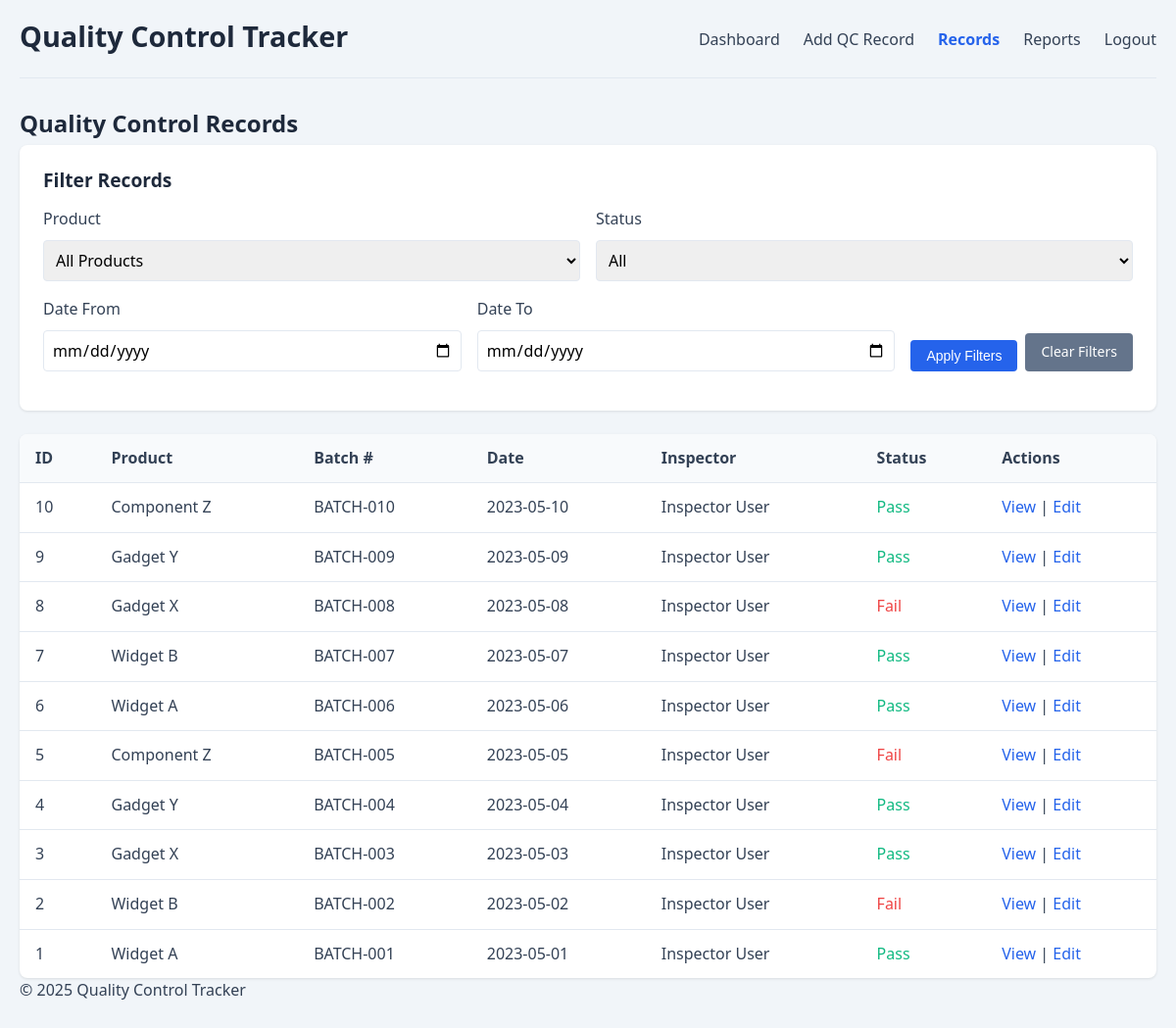
Screenshot of /records.php (signed in) with the database file from the repository.
### tables this page shows
CREATE TABLE IF NOT EXISTS qc_records (
    id INT AUTO_INCREMENT PRIMARY KEY,
    product_id INT NOT NULL,
    batch_number VARCHAR(50) NOT NULL,
    inspection_date DATE NOT NULL,
    inspector_id INT NOT NULL,
    status ENUM('Pass', 'Fail') NOT NULL,
    notes TEXT,
    created_at TIMESTAMP DEFAULT CURRENT_TIMESTAMP,
    updated_at TIMESTAMP DEFAULT CURRENT_TIMESTAMP ON UPDATE CURRENT_TIMESTAMP,
    FOREIGN KEY (product_id) REFERENCES products(id),
    FOREIGN KEY (inspector_id) REFERENCES users(id)
);

CREATE TABLE IF NOT EXISTS products (
    id INT AUTO_INCREMENT PRIMARY KEY,
    name VARCHAR(100) NOT NULL,
    description TEXT,
    category VARCHAR(50),
    active BOOLEAN DEFAULT TRUE,
    created_at TIMESTAMP DEFAULT CURRENT_TIMESTAMP,
    updated_at TIMESTAMP DEFAULT CURRENT_TIMESTAMP ON UPDATE CURRENT_TIMESTAMP
);

CREATE TABLE IF NOT EXISTS users (
    id INT AUTO_INCREMENT PRIMARY KEY,
    username VARCHAR(50) NOT NULL UNIQUE,
    password VARCHAR(255) NOT NULL,
    name VARCHAR(100) NOT NULL,
    email VARCHAR(100) NOT NULL,
    role ENUM('admin', 'manager', 'inspector') NOT NULL DEFAULT 'inspector',
    created_at TIMESTAMP DEFAULT CURRENT_TIMESTAMP,
    updated_at TIMESTAMP DEFAULT CURRENT_TIMESTAMP ON UPDATE CURRENT_TIMESTAMP
);

### functions.php (called while the page is built, shortened)
<?php
function getAllRecords($conn, $filters = []) {
    $sql = "SELECT r.*, p.name as product_name, u.name as inspector_name
            FROM qc_records r
            JOIN products p ON r.product_id = p.id
            JOIN users u ON r.inspector_id = u.id
            WHERE 1=1";
    $sql .= " ORDER BY r.inspection_date DESC";
    $stmt = $conn->prepare($sql);
    $stmt->execute();
    $result = $stmt->get_result();
    $records = [];
    while ($row = $result->fetch_assoc()) {
        $records[] = $row;
    }
    return $records;
}

### records.php (the view, shortened to what this page needs)
<?php
require_once 'config.php';
require_once 'functions.php';
$filters = [
    'product_id' => filter_input(INPUT_GET, 'product_id', FILTER_VALIDATE_INT),
    'status' => filter_input(INPUT_GET, 'status', FILTER_SANITIZE_STRING),
    'date_from' => filter_input(INPUT_GET, 'date_from', FILTER_SANITIZE_STRING),
    'date_to' => filter_input(INPUT_GET, 'date_to', FILTER_SANITIZE_STRING)
];
$records = getAllRecords($conn, $filters);
?>
<!DOCTYPE html>
<html lang="en">
<head>
    <link rel="stylesheet" href="styles.css">
</head>
<body>
    <div class="container">
        <header>
            <h1>Quality Control Tracker</h1>
            <nav>
                <ul>
                    <li><a href="index.php">Dashboard</a></li>
                    <li><a href="add_record.php">Add QC Record</a></li>
                    <li><a href="records.php" class="active">Records</a></li>
                    <li><a href="reports.php">Reports</a></li>
                    <li><a href="?logout=1">Logout</a></li>
                </ul>
            </nav>
        </header>
        <main>
            <h2>Quality Control Records</h2>
            <div class="filter-section">
                <h3>Filter Records</h3>
                <form method="get" action="records.php" class="filter-form">
                    <div class="filter-row">
                        <div class="filter-group">
                            <label for="product_id">Product</label>
                            <select id="product_id" name="product_id">
                                <option value="">All Products</option>
                            </select>
                        </div>
                        <div class="filter-group">
                            <label for="status">Status</label>
                            <select id="status" name="status">
                                <option value="">All</option>
                            </select>
                        </div>
                    </div>
                    <div class="filter-row">
                        <div class="filter-group">
                            <label for="date_from">Date From</label>
                            <input type="date" id="date_from" name="date_from" value="<?php echo $filters['date_from']; ?>">
                        </div>
                        <div class="filter-group">
                            <label for="date_to">Date To</label>
                            <input type="date" id="date_to" name="date_to" value="<?php echo $filters['date_to']; ?>">
                        </div>
                        <div class="filter-actions">
                            <button type="submit" class="btn btn-primary">Apply Filters</button>
                            <a href="records.php" class="btn btn-secondary">Clear Filters</a>
                        </div>
                    </div>
                </form>
            </div>
            <div class="records-container">
                <?php if (empty($records)): ?>
                    <p class="no-records">No records found matching your criteria.</p>
                <?php else: ?>
                    <table class="records-table">
                        <thead>
                            <tr>
                                <th>ID</th>
                                <th>Product</th>
                                <th>Batch #</th>
                                <th>Date</th>
                                <th>Inspector</th>
                                <th>Status</th>
                                <th>Actions</th>
                            </tr>
                        </thead>
                        <tbody>
                            <?php foreach ($records as $record): ?>
                                <tr>
                                    <td><?php echo $record['id']; ?></td>
                                    <td><?php echo $record['product_name']; ?></td>
                                    <td><?php echo $record['batch_number']; ?></td>
                                    <td><?php echo $record['inspection_date']; ?></td>
                                    <td><?php echo $record['inspector_name']; ?></td>
                                    <td class="<?php echo strtolower($record['status']); ?>"><?php echo $record['status']; ?></td>
                                    <td>
                                        <a href="view_record.php?id=<?php echo $record['id']; ?>" class="action-link">View</a> |
                                        <a href="edit_record.php?id=<?php echo $record['id']; ?>" class="action-link">Edit</a>
                                    </td>
                                </tr>
                            <?php endforeach; ?>
                        </tbody>
                    </table>
                <?php endif; ?>
            </div>
        </main>
        <footer>
            <p>&copy; <?php echo date('Y'); ?> Quality Control Tracker</p>
        </footer>
    </div>
</body>
</html>

### styles.css (style rules this page uses)
:root { --primary-color: #2563eb; --primary-hover: #1d4ed8; --secondary-color: #64748b; --secondary-hover: #475569; --success-color: #10b981; --danger-color: #ef4444; --warning-color: #f59e0b; --light-color: #f8fafc; --dark-color: #1e293b; --border-color: #e2e8f0; --background-color: #f1f5f9; --text-color: #334155; --text-muted: #64748b; }
* { margin: 0; padding: 0; box-sizing: border-box; }
body { font-family: 'Segoe UI', Tahoma, Geneva, Verdana, sans-serif; line-height: 1.6; color: var(--text-color); background-color: var(--background-color); }
.container { max-width: 1200px; margin: 0 auto; padding: 20px; }
h1, h2, h3, h4 { margin-bottom: 0.5rem; font-weight: 600; line-height: 1.2; color: var(--dark-color); }
h1 { font-size: 1.8rem; }
h2 { font-size: 1.5rem; }
h3 { font-size: 1.2rem; }
p { margin-bottom: 1rem; }
a { color: var(--primary-color); text-decoration: none; }
header { display: flex; justify-content: space-between; align-items: center; margin-bottom: 2rem; padding-bottom: 1rem; border-bottom: 1px solid var(--border-color); }
nav ul { display: flex; list-style: none; }
nav ul li { margin-left: 1.5rem; }
nav ul li a { color: var(--text-color); font-weight: 500; }
nav ul li a.active { color: var(--primary-color); font-weight: 600; }
label { display: block; margin-bottom: 0.5rem; font-weight: 500; }
input, select, textarea { width: 100%; padding: 0.5rem; border: 1px solid var(--border-color); border-radius: 0.25rem; font-family: inherit; font-size: 1rem; }
.btn { display: inline-block; padding: 0.5rem 1rem; border: none; border-radius: 0.25rem; background-color: var(--secondary-color); color: white; font-size: 0.875rem; font-weight: 500; cursor: pointer; text-align: center; transition: background-color 0.2s; }
.btn-primary { background-color: var(--primary-color); }
.btn-secondary { background-color: var(--secondary-color); }
.records-table { width: 100%; border-collapse: collapse; background-color: white; border-radius: 0.5rem; overflow: hidden; box-shadow: 0 1px 3px rgba(0, 0, 0, 0.1); }
.records-table th, .records-table td { padding: 0.75rem 1rem; text-align: left; border-bottom: 1px solid var(--border-color); }
.records-table th { background-color: var(--light-color); font-weight: 600; }
.records-table tr:last-child td { border-bottom: none; }
.records-table .pass { color: var(--success-color); font-weight: 500; }
.records-table .fail { color: var(--danger-color); font-weight: 500; }
.action-link { color: var(--primary-color); font-weight: 500; }
.filter-section { background-color: white; padding: 1.5rem; border-radius: 0.5rem; margin-bottom: 1.5rem; box-shadow: 0 1px 3px rgba(0, 0, 0, 0.1); }
.filter-form { margin-top: 1rem; }
.filter-row { display: flex; flex-wrap: wrap; gap: 1rem; margin-bottom: 1rem; }
.filter-group { flex: 1; min-width: 200px; }
.filter-actions { display: flex; align-items: flex-end; gap: 0.5rem; }

### rows the page displays
qc_records: id "10", product.name "Component Z", batch_number "BATCH-010", inspection_date "2023-05-10", inspector.name "Inspector User", status "Pass"
qc_records: id "9", product.name "Gadget Y", batch_number "BATCH-009", inspection_date "2023-05-09", inspector.name "Inspector User", status "Pass"
qc_records: id "8", product.name "Gadget X", batch_number "BATCH-008", inspection_date "2023-05-08", inspector.name "Inspector User", status "Fail"
qc_records: id "7", product.name "Widget B", batch_number "BATCH-007", inspection_date "2023-05-07", inspector.name "Inspector User", status "Pass"
qc_records: id "6", product.name "Widget A", batch_number "BATCH-006", inspection_date "2023-05-06", inspector.name "Inspector User", status "Pass"
qc_records: id "5", product.name "Component Z", batch_number "BATCH-005", inspection_date "2023-05-05", inspector.name "Inspector User", status "Fail"
qc_records: id "4", product.name "Gadget Y", batch_number "BATCH-004", inspection_date "2023-05-04", inspector.name "Inspector User", status "Pass"
qc_records: id "3", product.name "Gadget X", batch_number "BATCH-003", inspection_date "2023-05-03", inspector.name "Inspector User", status "Pass"
qc_records: id "2", product.name "Widget B", batch_number "BATCH-002", inspection_date "2023-05-02", inspector.name "Inspector User", status "Fail"
qc_records: id "1", product.name "Widget A", batch_number "BATCH-001", inspection_date "2023-05-01", inspector.name "Inspector User", status "Pass"
